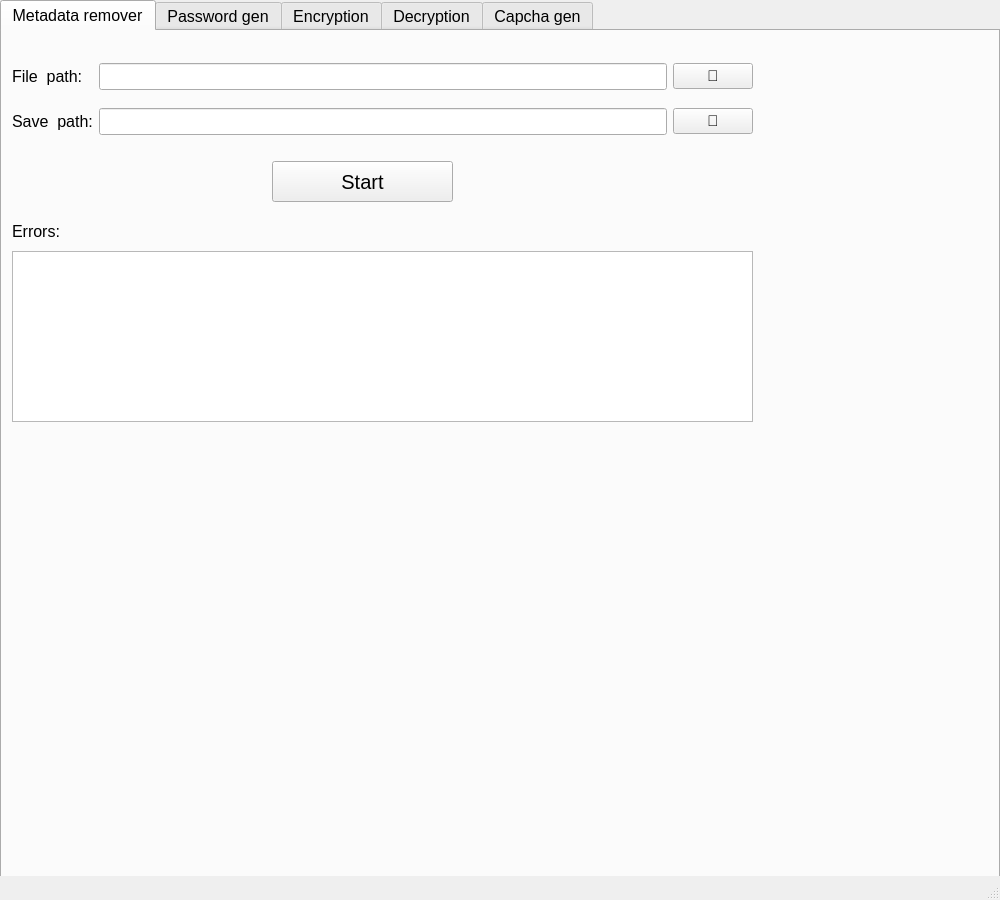
<?xml version="1.0" encoding="UTF-8"?>
<ui version="4.0">
 <class>mainWindow</class>
 <widget class="QMainWindow" name="mainWindow">
  <property name="geometry">
   <rect>
    <x>0</x>
    <y>0</y>
    <width>1000</width>
    <height>900</height>
   </rect>
  </property>
  <property name="minimumSize">
   <size>
    <width>700</width>
    <height>700</height>
   </size>
  </property>
  <property name="font">
   <font>
    <pointsize>12</pointsize>
   </font>
  </property>
  <property name="windowTitle">
   <string notr="true">Security toolkit</string>
  </property>
  <property name="locale">
   <locale language="English" country="UnitedStates"/>
  </property>
  <widget class="QWidget" name="centralwidget">
   <property name="locale">
    <locale language="English" country="UnitedStates"/>
   </property>
   <widget class="QTabWidget" name="tabWidget">
    <property name="geometry">
     <rect>
      <x>0</x>
      <y>0</y>
      <width>1000</width>
      <height>900</height>
     </rect>
    </property>
    <property name="toolTip">
     <string/>
    </property>
    <property name="currentIndex">
     <number>0</number>
    </property>
    <widget class="QWidget" name="tab">
     <attribute name="title">
      <string>Metadata remover</string>
     </attribute>
     <widget class="QWidget" name="gridLayoutWidget">
      <property name="geometry">
       <rect>
        <x>10</x>
        <y>20</y>
        <width>741</width>
        <height>96</height>
       </rect>
      </property>
      <layout class="QGridLayout" name="gridLayout">
       <item row="0" column="1">
        <widget class="QLineEdit" name="path_edit">
         <property name="font">
          <font>
           <pointsize>12</pointsize>
          </font>
         </property>
         <property name="locale">
          <locale language="English" country="UnitedStates"/>
         </property>
         <property name="text">
          <string/>
         </property>
        </widget>
       </item>
       <item row="0" column="0">
        <widget class="QLabel" name="label">
         <property name="font">
          <font>
           <pointsize>12</pointsize>
          </font>
         </property>
         <property name="locale">
          <locale language="English" country="UnitedStates"/>
         </property>
         <property name="text">
          <string>File  path:</string>
         </property>
        </widget>
       </item>
       <item row="1" column="1">
        <widget class="QLineEdit" name="path_edit_2">
         <property name="font">
          <font>
           <pointsize>12</pointsize>
          </font>
         </property>
         <property name="locale">
          <locale language="English" country="UnitedStates"/>
         </property>
         <property name="text">
          <string/>
         </property>
        </widget>
       </item>
       <item row="1" column="0">
        <widget class="QLabel" name="label_3">
         <property name="font">
          <font>
           <pointsize>12</pointsize>
          </font>
         </property>
         <property name="locale">
          <locale language="English" country="UnitedStates"/>
         </property>
         <property name="text">
          <string>Save  path:</string>
         </property>
        </widget>
       </item>
       <item row="0" column="2">
        <widget class="QPushButton" name="select_img">
         <property name="font">
          <font>
           <pointsize>11</pointsize>
          </font>
         </property>
         <property name="toolTip">
          <string/>
         </property>
         <property name="styleSheet">
          <string notr="true"/>
         </property>
         <property name="locale">
          <locale language="English" country="UnitedStates"/>
         </property>
         <property name="text">
          <string>📁</string>
         </property>
         <property name="shortcut">
          <string notr="true"/>
         </property>
        </widget>
       </item>
       <item row="1" column="2">
        <widget class="QPushButton" name="select_img_2">
         <property name="font">
          <font>
           <pointsize>11</pointsize>
          </font>
         </property>
         <property name="toolTip">
          <string/>
         </property>
         <property name="styleSheet">
          <string notr="true"/>
         </property>
         <property name="locale">
          <locale language="English" country="UnitedStates"/>
         </property>
         <property name="text">
          <string>📁</string>
         </property>
         <property name="shortcut">
          <string notr="true"/>
         </property>
        </widget>
       </item>
      </layout>
     </widget>
     <widget class="QPushButton" name="pushButton">
      <property name="geometry">
       <rect>
        <x>270</x>
        <y>130</y>
        <width>181</width>
        <height>41</height>
       </rect>
      </property>
      <property name="font">
       <font>
        <pointsize>15</pointsize>
       </font>
      </property>
      <property name="text">
       <string>Start</string>
      </property>
     </widget>
     <widget class="QTextBrowser" name="textBrowser">
      <property name="geometry">
       <rect>
        <x>10</x>
        <y>220</y>
        <width>741</width>
        <height>171</height>
       </rect>
      </property>
      <property name="font">
       <font>
        <pointsize>12</pointsize>
       </font>
      </property>
     </widget>
     <widget class="QLabel" name="label_15">
      <property name="geometry">
       <rect>
        <x>10</x>
        <y>180</y>
        <width>91</width>
        <height>41</height>
       </rect>
      </property>
      <property name="text">
       <string>Errors:</string>
      </property>
     </widget>
    </widget>
    <widget class="QWidget" name="tab_2">
     <attribute name="title">
      <string>Password gen</string>
     </attribute>
     <widget class="QWidget" name="gridLayoutWidget_4">
      <property name="geometry">
       <rect>
        <x>10</x>
        <y>10</y>
        <width>451</width>
        <height>101</height>
       </rect>
      </property>
      <layout class="QGridLayout" name="gridLayout_4">
       <item row="0" column="0">
        <widget class="QLabel" name="label_2">
         <property name="font">
          <font>
           <pointsize>14</pointsize>
          </font>
         </property>
         <property name="text">
          <string>Password length:</string>
         </property>
        </widget>
       </item>
       <item row="1" column="0">
        <widget class="QSpinBox" name="Password_len">
         <property name="enabled">
          <bool>true</bool>
         </property>
         <property name="sizePolicy">
          <sizepolicy hsizetype="Minimum" vsizetype="Preferred">
           <horstretch>0</horstretch>
           <verstretch>0</verstretch>
          </sizepolicy>
         </property>
         <property name="font">
          <font>
           <pointsize>15</pointsize>
          </font>
         </property>
         <property name="toolTip">
          <string>&lt;html&gt;&lt;head/&gt;&lt;body&gt;&lt;p&gt;&lt;br/&gt;&lt;/p&gt;&lt;/body&gt;&lt;/html&gt;</string>
         </property>
         <property name="minimum">
          <number>1</number>
         </property>
         <property name="maximum">
          <number>1000000</number>
         </property>
         <property name="value">
          <number>20</number>
         </property>
        </widget>
       </item>
      </layout>
     </widget>
     <widget class="QWidget" name="gridLayoutWidget_9">
      <property name="geometry">
       <rect>
        <x>10</x>
        <y>570</y>
        <width>741</width>
        <height>201</height>
       </rect>
      </property>
      <layout class="QGridLayout" name="gridLayout_9">
       <item row="0" column="0">
        <widget class="QTextBrowser" name="textBrowser_5">
         <property name="sizePolicy">
          <sizepolicy hsizetype="Expanding" vsizetype="Ignored">
           <horstretch>0</horstretch>
           <verstretch>0</verstretch>
          </sizepolicy>
         </property>
        </widget>
       </item>
      </layout>
     </widget>
     <widget class="QWidget" name="gridLayoutWidget_10">
      <property name="geometry">
       <rect>
        <x>10</x>
        <y>350</y>
        <width>741</width>
        <height>211</height>
       </rect>
      </property>
      <layout class="QGridLayout" name="gridLayout_11">
       <item row="1" column="0">
        <layout class="QGridLayout" name="gridLayout_5">
         <item row="1" column="0">
          <widget class="QLabel" name="label_10">
           <property name="enabled">
            <bool>false</bool>
           </property>
           <property name="sizePolicy">
            <sizepolicy hsizetype="Preferred" vsizetype="Preferred">
             <horstretch>0</horstretch>
             <verstretch>0</verstretch>
            </sizepolicy>
           </property>
           <property name="text">
            <string>Name:</string>
           </property>
          </widget>
         </item>
         <item row="2" column="1">
          <widget class="QLineEdit" name="path_edit_7">
           <property name="enabled">
            <bool>false</bool>
           </property>
           <property name="sizePolicy">
            <sizepolicy hsizetype="Expanding" vsizetype="Preferred">
             <horstretch>0</horstretch>
             <verstretch>0</verstretch>
            </sizepolicy>
           </property>
           <property name="font">
            <font>
             <pointsize>12</pointsize>
            </font>
           </property>
           <property name="locale">
            <locale language="English" country="UnitedStates"/>
           </property>
           <property name="text">
            <string/>
           </property>
          </widget>
         </item>
         <item row="2" column="2">
          <widget class="QPushButton" name="select_img_7">
           <property name="enabled">
            <bool>false</bool>
           </property>
           <property name="sizePolicy">
            <sizepolicy hsizetype="Minimum" vsizetype="Preferred">
             <horstretch>0</horstretch>
             <verstretch>0</verstretch>
            </sizepolicy>
           </property>
           <property name="font">
            <font>
             <pointsize>11</pointsize>
            </font>
           </property>
           <property name="toolTip">
            <string/>
           </property>
           <property name="styleSheet">
            <string notr="true"/>
           </property>
           <property name="locale">
            <locale language="English" country="UnitedStates"/>
           </property>
           <property name="text">
            <string>📁</string>
           </property>
           <property name="shortcut">
            <string notr="true"/>
           </property>
          </widget>
         </item>
         <item row="2" column="0">
          <widget class="QLabel" name="label_9">
           <property name="enabled">
            <bool>false</bool>
           </property>
           <property name="font">
            <font>
             <pointsize>12</pointsize>
            </font>
           </property>
           <property name="locale">
            <locale language="English" country="UnitedStates"/>
           </property>
           <property name="text">
            <string>Folder  path:</string>
           </property>
          </widget>
         </item>
         <item row="1" column="1">
          <widget class="QLineEdit" name="lineEdit">
           <property name="enabled">
            <bool>false</bool>
           </property>
           <property name="sizePolicy">
            <sizepolicy hsizetype="Expanding" vsizetype="Preferred">
             <horstretch>0</horstretch>
             <verstretch>0</verstretch>
            </sizepolicy>
           </property>
          </widget>
         </item>
         <item row="1" column="2">
          <widget class="QPushButton" name="random_name">
           <property name="enabled">
            <bool>false</bool>
           </property>
           <property name="sizePolicy">
            <sizepolicy hsizetype="Minimum" vsizetype="Preferred">
             <horstretch>0</horstretch>
             <verstretch>0</verstretch>
            </sizepolicy>
           </property>
           <property name="text">
            <string>Random</string>
           </property>
          </widget>
         </item>
        </layout>
       </item>
       <item row="0" column="0">
        <widget class="QRadioButton" name="radioButton">
         <property name="sizePolicy">
          <sizepolicy hsizetype="Preferred" vsizetype="Preferred">
           <horstretch>0</horstretch>
           <verstretch>0</verstretch>
          </sizepolicy>
         </property>
         <property name="font">
          <font>
           <pointsize>12</pointsize>
          </font>
         </property>
         <property name="text">
          <string>Save the password to the text file</string>
         </property>
         <property name="checked">
          <bool>false</bool>
         </property>
        </widget>
       </item>
       <item row="2" column="0">
        <widget class="QRadioButton" name="radioButton_2">
         <property name="enabled">
          <bool>true</bool>
         </property>
         <property name="sizePolicy">
          <sizepolicy hsizetype="Minimum" vsizetype="Preferred">
           <horstretch>0</horstretch>
           <verstretch>0</verstretch>
          </sizepolicy>
         </property>
         <property name="font">
          <font>
           <pointsize>12</pointsize>
          </font>
         </property>
         <property name="text">
          <string>Write the password to the text box</string>
         </property>
         <property name="checked">
          <bool>true</bool>
         </property>
        </widget>
       </item>
      </layout>
     </widget>
     <widget class="QPushButton" name="generate_password_button">
      <property name="geometry">
       <rect>
        <x>260</x>
        <y>280</y>
        <width>181</width>
        <height>51</height>
       </rect>
      </property>
      <property name="text">
       <string>Generate</string>
      </property>
     </widget>
     <widget class="QWidget" name="verticalLayoutWidget">
      <property name="geometry">
       <rect>
        <x>10</x>
        <y>120</y>
        <width>741</width>
        <height>151</height>
       </rect>
      </property>
      <layout class="QVBoxLayout" name="verticalLayout">
       <item>
        <widget class="QCheckBox" name="checkBox_a">
         <property name="text">
          <string>Lowercase</string>
         </property>
         <property name="checked">
          <bool>true</bool>
         </property>
        </widget>
       </item>
       <item>
        <widget class="QCheckBox" name="checkBox_b">
         <property name="text">
          <string>Uppercase</string>
         </property>
         <property name="checked">
          <bool>true</bool>
         </property>
        </widget>
       </item>
       <item>
        <widget class="QCheckBox" name="checkBox_c">
         <property name="text">
          <string>Digits</string>
         </property>
         <property name="checked">
          <bool>true</bool>
         </property>
        </widget>
       </item>
       <item>
        <widget class="QCheckBox" name="checkBox_d">
         <property name="text">
          <string>Punctuation</string>
         </property>
         <property name="checked">
          <bool>true</bool>
         </property>
        </widget>
       </item>
      </layout>
     </widget>
    </widget>
    <widget class="QWidget" name="tab_3">
     <attribute name="title">
      <string>Encryption</string>
     </attribute>
     <widget class="QWidget" name="gridLayoutWidget_3">
      <property name="geometry">
       <rect>
        <x>10</x>
        <y>180</y>
        <width>741</width>
        <height>61</height>
       </rect>
      </property>
      <layout class="QGridLayout" name="gridLayout_3">
       <item row="0" column="0">
        <widget class="QLabel" name="label_4">
         <property name="font">
          <font>
           <pointsize>12</pointsize>
          </font>
         </property>
         <property name="locale">
          <locale language="English" country="UnitedStates"/>
         </property>
         <property name="text">
          <string>Folder  path:</string>
         </property>
        </widget>
       </item>
       <item row="0" column="1">
        <widget class="QLineEdit" name="path_edit_3">
         <property name="font">
          <font>
           <pointsize>12</pointsize>
          </font>
         </property>
         <property name="locale">
          <locale language="English" country="UnitedStates"/>
         </property>
         <property name="text">
          <string/>
         </property>
        </widget>
       </item>
       <item row="0" column="2">
        <widget class="QPushButton" name="select_img_3">
         <property name="font">
          <font>
           <pointsize>11</pointsize>
          </font>
         </property>
         <property name="toolTip">
          <string/>
         </property>
         <property name="styleSheet">
          <string notr="true"/>
         </property>
         <property name="locale">
          <locale language="English" country="UnitedStates"/>
         </property>
         <property name="text">
          <string>📁</string>
         </property>
         <property name="shortcut">
          <string notr="true"/>
         </property>
        </widget>
       </item>
      </layout>
     </widget>
     <widget class="QTextBrowser" name="textBrowser_2">
      <property name="geometry">
       <rect>
        <x>10</x>
        <y>10</y>
        <width>741</width>
        <height>171</height>
       </rect>
      </property>
      <property name="html">
       <string>&lt;!DOCTYPE HTML PUBLIC &quot;-//W3C//DTD HTML 4.0//EN&quot; &quot;http://www.w3.org/TR/REC-html40/strict.dtd&quot;&gt;
&lt;html&gt;&lt;head&gt;&lt;meta name=&quot;qrichtext&quot; content=&quot;1&quot; /&gt;&lt;style type=&quot;text/css&quot;&gt;
p, li { white-space: pre-wrap; }
&lt;/style&gt;&lt;/head&gt;&lt;body style=&quot; font-family:'Ubuntu'; font-size:12pt; font-weight:400; font-style:normal;&quot;&gt;
&lt;p style=&quot; margin-top:0px; margin-bottom:0px; margin-left:0px; margin-right:0px; -qt-block-indent:0; text-indent:0px;&quot;&gt;&lt;span style=&quot; font-family:'MS Shell Dlg 2'; font-weight:600;&quot;&gt;Text or image encryption&lt;/span&gt;&lt;/p&gt;
&lt;p style=&quot; margin-top:0px; margin-bottom:0px; margin-left:0px; margin-right:0px; -qt-block-indent:0; text-indent:0px;&quot;&gt;&lt;span style=&quot; font-family:'MS Shell Dlg 2';&quot;&gt;Key 1 will be generated - it is needed to decrypt the text/image.&lt;/span&gt;&lt;/p&gt;
&lt;p style=&quot;-qt-paragraph-type:empty; margin-top:0px; margin-bottom:0px; margin-left:0px; margin-right:0px; -qt-block-indent:0; text-indent:0px; font-family:'MS Shell Dlg 2';&quot;&gt;&lt;br /&gt;&lt;/p&gt;
&lt;p style=&quot; margin-top:0px; margin-bottom:0px; margin-left:0px; margin-right:0px; -qt-block-indent:0; text-indent:0px;&quot;&gt;&lt;span style=&quot; font-family:'MS Shell Dlg 2';&quot;&gt;Create key 2 yourself and remember or write it down - it is needed to decrypt key 1.&lt;/span&gt;&lt;/p&gt;&lt;/body&gt;&lt;/html&gt;</string>
      </property>
     </widget>
     <widget class="QRadioButton" name="radioButton_3">
      <property name="geometry">
       <rect>
        <x>40</x>
        <y>260</y>
        <width>121</width>
        <height>16</height>
       </rect>
      </property>
      <property name="text">
       <string>RadioButton</string>
      </property>
     </widget>
     <widget class="QRadioButton" name="radioButton_4">
      <property name="geometry">
       <rect>
        <x>40</x>
        <y>290</y>
        <width>131</width>
        <height>16</height>
       </rect>
      </property>
      <property name="text">
       <string>RadioButton</string>
      </property>
     </widget>
    </widget>
    <widget class="QWidget" name="tab_4">
     <attribute name="title">
      <string>Decryption</string>
     </attribute>
    </widget>
    <widget class="QWidget" name="tab_5">
     <attribute name="title">
      <string>Capcha gen</string>
     </attribute>
     <widget class="QPushButton" name="create_img_captcha">
      <property name="geometry">
       <rect>
        <x>10</x>
        <y>250</y>
        <width>181</width>
        <height>71</height>
       </rect>
      </property>
      <property name="text">
       <string>Create image captcha</string>
      </property>
     </widget>
     <widget class="QPushButton" name="create_audio_captcha">
      <property name="geometry">
       <rect>
        <x>330</x>
        <y>250</y>
        <width>181</width>
        <height>71</height>
       </rect>
      </property>
      <property name="text">
       <string>Create audio captcha</string>
      </property>
     </widget>
     <widget class="QWidget" name="layoutWidget">
      <property name="geometry">
       <rect>
        <x>10</x>
        <y>480</y>
        <width>791</width>
        <height>81</height>
       </rect>
      </property>
      <layout class="QGridLayout" name="gridLayout_6">
       <item row="1" column="0">
        <widget class="QLabel" name="label_11">
         <property name="enabled">
          <bool>true</bool>
         </property>
         <property name="sizePolicy">
          <sizepolicy hsizetype="Preferred" vsizetype="Preferred">
           <horstretch>0</horstretch>
           <verstretch>0</verstretch>
          </sizepolicy>
         </property>
         <property name="text">
          <string>Name:</string>
         </property>
        </widget>
       </item>
       <item row="2" column="1">
        <widget class="QLineEdit" name="captcha_save_path">
         <property name="enabled">
          <bool>true</bool>
         </property>
         <property name="sizePolicy">
          <sizepolicy hsizetype="Expanding" vsizetype="Preferred">
           <horstretch>0</horstretch>
           <verstretch>0</verstretch>
          </sizepolicy>
         </property>
         <property name="font">
          <font>
           <pointsize>12</pointsize>
          </font>
         </property>
         <property name="locale">
          <locale language="English" country="UnitedStates"/>
         </property>
         <property name="text">
          <string/>
         </property>
        </widget>
       </item>
       <item row="2" column="2">
        <widget class="QPushButton" name="captcha_folder">
         <property name="enabled">
          <bool>true</bool>
         </property>
         <property name="sizePolicy">
          <sizepolicy hsizetype="Minimum" vsizetype="Preferred">
           <horstretch>0</horstretch>
           <verstretch>0</verstretch>
          </sizepolicy>
         </property>
         <property name="font">
          <font>
           <pointsize>11</pointsize>
          </font>
         </property>
         <property name="toolTip">
          <string/>
         </property>
         <property name="styleSheet">
          <string notr="true"/>
         </property>
         <property name="locale">
          <locale language="English" country="UnitedStates"/>
         </property>
         <property name="text">
          <string>📁</string>
         </property>
         <property name="shortcut">
          <string notr="true"/>
         </property>
        </widget>
       </item>
       <item row="2" column="0">
        <widget class="QLabel" name="label_12">
         <property name="enabled">
          <bool>true</bool>
         </property>
         <property name="font">
          <font>
           <pointsize>12</pointsize>
          </font>
         </property>
         <property name="locale">
          <locale language="English" country="UnitedStates"/>
         </property>
         <property name="text">
          <string>Folder  path:</string>
         </property>
        </widget>
       </item>
       <item row="1" column="1">
        <widget class="QLineEdit" name="captcha_name">
         <property name="enabled">
          <bool>true</bool>
         </property>
         <property name="sizePolicy">
          <sizepolicy hsizetype="Expanding" vsizetype="Preferred">
           <horstretch>0</horstretch>
           <verstretch>0</verstretch>
          </sizepolicy>
         </property>
        </widget>
       </item>
       <item row="1" column="2">
        <widget class="QPushButton" name="random_name_2">
         <property name="enabled">
          <bool>true</bool>
         </property>
         <property name="sizePolicy">
          <sizepolicy hsizetype="Minimum" vsizetype="Preferred">
           <horstretch>0</horstretch>
           <verstretch>0</verstretch>
          </sizepolicy>
         </property>
         <property name="text">
          <string>Random</string>
         </property>
        </widget>
       </item>
      </layout>
     </widget>
     <widget class="QWidget" name="layoutWidget_2">
      <property name="geometry">
       <rect>
        <x>10</x>
        <y>380</y>
        <width>351</width>
        <height>87</height>
       </rect>
      </property>
      <layout class="QGridLayout" name="gridLayout_7">
       <item row="0" column="0">
        <widget class="QLabel" name="label_13">
         <property name="enabled">
          <bool>true</bool>
         </property>
         <property name="sizePolicy">
          <sizepolicy hsizetype="Preferred" vsizetype="Preferred">
           <horstretch>0</horstretch>
           <verstretch>0</verstretch>
          </sizepolicy>
         </property>
         <property name="text">
          <string>Width</string>
         </property>
        </widget>
       </item>
       <item row="1" column="1">
        <widget class="QLineEdit" name="captcha_height">
         <property name="enabled">
          <bool>true</bool>
         </property>
         <property name="sizePolicy">
          <sizepolicy hsizetype="Expanding" vsizetype="Preferred">
           <horstretch>0</horstretch>
           <verstretch>0</verstretch>
          </sizepolicy>
         </property>
         <property name="font">
          <font>
           <pointsize>12</pointsize>
          </font>
         </property>
         <property name="locale">
          <locale language="English" country="UnitedStates"/>
         </property>
         <property name="inputMethodHints">
          <set>Qt::ImhDigitsOnly</set>
         </property>
         <property name="text">
          <string/>
         </property>
        </widget>
       </item>
       <item row="1" column="0">
        <widget class="QLabel" name="label_14">
         <property name="enabled">
          <bool>true</bool>
         </property>
         <property name="font">
          <font>
           <pointsize>12</pointsize>
          </font>
         </property>
         <property name="locale">
          <locale language="English" country="UnitedStates"/>
         </property>
         <property name="text">
          <string>Height</string>
         </property>
        </widget>
       </item>
       <item row="0" column="1">
        <widget class="QLineEdit" name="captcha_width">
         <property name="enabled">
          <bool>true</bool>
         </property>
         <property name="sizePolicy">
          <sizepolicy hsizetype="Expanding" vsizetype="Preferred">
           <horstretch>0</horstretch>
           <verstretch>0</verstretch>
          </sizepolicy>
         </property>
         <property name="inputMethodHints">
          <set>Qt::ImhDigitsOnly</set>
         </property>
        </widget>
       </item>
      </layout>
     </widget>
     <widget class="QLabel" name="label_5">
      <property name="geometry">
       <rect>
        <x>10</x>
        <y>330</y>
        <width>101</width>
        <height>41</height>
       </rect>
      </property>
      <property name="text">
       <string>Image size:</string>
      </property>
     </widget>
     <widget class="QTextBrowser" name="textBrowser_3">
      <property name="geometry">
       <rect>
        <x>10</x>
        <y>610</y>
        <width>791</width>
        <height>192</height>
       </rect>
      </property>
     </widget>
     <widget class="QLabel" name="label_6">
      <property name="geometry">
       <rect>
        <x>10</x>
        <y>570</y>
        <width>91</width>
        <height>41</height>
       </rect>
      </property>
      <property name="text">
       <string>Errors:</string>
      </property>
     </widget>
     <widget class="QTextEdit" name="captcha_text_edit">
      <property name="geometry">
       <rect>
        <x>10</x>
        <y>10</y>
        <width>791</width>
        <height>241</height>
       </rect>
      </property>
     </widget>
     <widget class="QLabel" name="label_7">
      <property name="geometry">
       <rect>
        <x>200</x>
        <y>250</y>
        <width>121</width>
        <height>31</height>
       </rect>
      </property>
      <property name="text">
       <string>format:</string>
      </property>
     </widget>
     <widget class="QLabel" name="label_8">
      <property name="geometry">
       <rect>
        <x>520</x>
        <y>250</y>
        <width>121</width>
        <height>31</height>
       </rect>
      </property>
      <property name="text">
       <string>format:</string>
      </property>
     </widget>
     <widget class="QComboBox" name="img_captcha_combo_box">
      <property name="geometry">
       <rect>
        <x>190</x>
        <y>290</y>
        <width>141</width>
        <height>31</height>
       </rect>
      </property>
      <property name="styleSheet">
       <string notr="true"/>
      </property>
      <property name="maxVisibleItems">
       <number>10</number>
      </property>
      <property name="sizeAdjustPolicy">
       <enum>QComboBox::AdjustToContentsOnFirstShow</enum>
      </property>
      <property name="frame">
       <bool>true</bool>
      </property>
      <item>
       <property name="text">
        <string>png</string>
       </property>
      </item>
      <item>
       <property name="text">
        <string>jpg</string>
       </property>
      </item>
      <item>
       <property name="text">
        <string>jpeg</string>
       </property>
      </item>
      <item>
       <property name="text">
        <string>bmp</string>
       </property>
      </item>
      <item>
       <property name="text">
        <string>pdf</string>
       </property>
      </item>
      <item>
       <property name="text">
        <string>gif</string>
       </property>
      </item>
      <item>
       <property name="text">
        <string>tif</string>
       </property>
      </item>
      <item>
       <property name="text">
        <string>tiff</string>
       </property>
      </item>
      <item>
       <property name="text">
        <string>eps</string>
       </property>
      </item>
      <item>
       <property name="text">
        <string>raw</string>
       </property>
      </item>
      <item>
       <property name="text">
        <string>jfif</string>
       </property>
      </item>
      <item>
       <property name="text">
        <string>exif</string>
       </property>
      </item>
      <item>
       <property name="text">
        <string>apng</string>
       </property>
      </item>
      <item>
       <property name="text">
        <string>avif</string>
       </property>
      </item>
      <item>
       <property name="text">
        <string>pjpeg</string>
       </property>
      </item>
      <item>
       <property name="text">
        <string>pjp</string>
       </property>
      </item>
      <item>
       <property name="text">
        <string>svg</string>
       </property>
      </item>
      <item>
       <property name="text">
        <string>webp</string>
       </property>
      </item>
      <item>
       <property name="text">
        <string>ico</string>
       </property>
      </item>
      <item>
       <property name="text">
        <string>cur</string>
       </property>
      </item>
      <item>
       <property name="text">
        <string>cr2</string>
       </property>
      </item>
      <item>
       <property name="text">
        <string>nef</string>
       </property>
      </item>
      <item>
       <property name="text">
        <string>orf</string>
       </property>
      </item>
      <item>
       <property name="text">
        <string>sr2</string>
       </property>
      </item>
     </widget>
     <widget class="QComboBox" name="audio_captcha_combo_box">
      <property name="geometry">
       <rect>
        <x>510</x>
        <y>290</y>
        <width>141</width>
        <height>31</height>
       </rect>
      </property>
      <item>
       <property name="text">
        <string>mp3</string>
       </property>
      </item>
      <item>
       <property name="text">
        <string>ogg</string>
       </property>
      </item>
      <item>
       <property name="text">
        <string>wav</string>
       </property>
      </item>
      <item>
       <property name="text">
        <string>flac</string>
       </property>
      </item>
      <item>
       <property name="text">
        <string>alac</string>
       </property>
      </item>
     </widget>
    </widget>
   </widget>
  </widget>
  <widget class="QMenuBar" name="menubar">
   <property name="geometry">
    <rect>
     <x>0</x>
     <y>0</y>
     <width>1000</width>
     <height>24</height>
    </rect>
   </property>
  </widget>
  <widget class="QStatusBar" name="statusbar"/>
 </widget>
 <resources>
  <include location="for_image.qrc"/>
 </resources>
 <connections/>
</ui>
